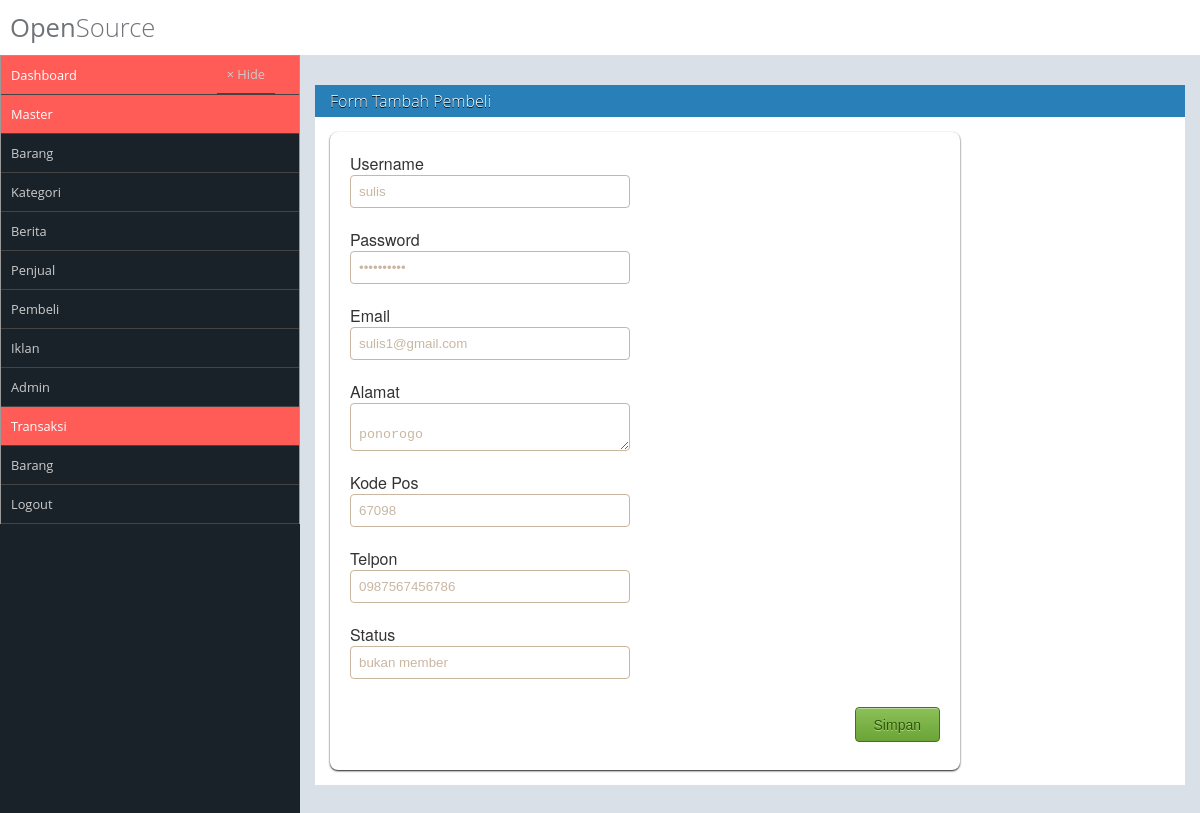
The app's page /pages/admin.php?hal=epembeli&id_cust=7 (signed in) with its own data.
### tables this page shows
CREATE TABLE `tb_pelanggan` (
  `id_cust` int(11) NOT NULL,
  `user` varchar(100) NOT NULL,
  `pass` varchar(100) NOT NULL,
  `email` varchar(100) NOT NULL,
  `alamat` text NOT NULL,
  `k_pos` varchar(10) NOT NULL,
  `telp` varchar(20) NOT NULL,
  `status` varchar(20) NOT NULL
);

### lib/class-Ff.php (called while the page is built, shortened)
<?php
class Fungsi{
	function get($p,$a=""){
		return isset($_GET["$p"])?$_GET["$p"]:"$a";
	}
}
$ff = new Fungsi();
?>

### lib/class-Db.php (called while the page is built, shortened)
<?php
 class Db{
    var $db=null;
    public function __construct()
    {
        try {
            $this->db=new PDO("mysql:host=localhost;dbname=dbpos","root","1234");
            $this->db->setAttribute(PDO::ATTR_ERRMODE,PDO::ERRMODE_EXCEPTION);
        } catch (PDOException $e) {
            die("Connection Error :".$e->getMessage());
        }
    }
    function select($t,$f="*"){
        $query=$this->db->prepare("select $f from $t");
        $query->execute();
        return $query;
    }
}
    $odb=new Db();
?>

### pages/epembeli.php (the view, shortened to what this page needs)
<?php
	$id = $ff->get("id_cust");
	$res = $odb->select("tb_pelanggan where id_cust='$id' ");
	$dt1 = $res->fetch();
?>
<div id="box">
	<div class="box-top"> Form Tambah Pembeli</div>
	<div class="box-panel">
		<form method="post" action="spembeli.php?aksi=edit&id_cust=<?=$id?>" class="form-container" enctype="multipart/form-data">
			<div class="form-title"> Username</div>
			<input type="text" name="user" class="form-field" value="<?=$dt1['user']?> ">
			<div class="form-title"> Password</div>
			<input type="password" name="pass" class="form-field" value="<?=$dt1['pass']?> ">
			<div class="form-title"> Email</div>
			<input type="text" name="email" class="form-field" value="<?=$dt1['email']?> ">
			<div class="form-title"> Alamat</div>
			<textarea name="alamat" class="form-field" value="
			<?=$dt1['alamat']?> ">
				<?=$dt1['alamat'] ?>
			</textarea>
			<div class="form-title"> Kode Pos</div>
			<input type="text" name="k_pos" class="form-field" value="<?=$dt1['k_pos']?> ">
			<div class="form-title"> Telpon</div>
			<input type="text" name="telp" class="form-field" value="<?=$dt1['telp']?> ">
			<div class="form-title"> Status</div>
			<input type="text" name="status" class="form-field" value="<?=$dt1['status']?> ">
			<div class="submit-container">
				<input type="submit" name="btnsimpan" class="submit-button" value="Simpan">
			</div>
		</form>
	</div>
</div>

### style/admin.css (style rules this page uses)
* { margin: 0; padding: 0; box-sizing: border-box; }
body { font-family: 'Open Sans'; }
div#box { margin-top: 15px; }
div#box .box-top { color: #fff; text-shadow: 0 1px #000; background: #2980b9; padding: 5px; padding-left: 15px; font-weight: 300; }
div#box .box-panel { padding: 15px; background: #fff; color: #333; }
.form-container { border: 1 px solid #f2e3d2; background: #fff; -webkit-border-radius: 8px; -moz-border-radius: 8px; border-radius: 8px; -webkit-box-shadow: rgba(000,000,000,0.9) 0 1px 2px, inset rgba(255,255,255,0.4) 0 0px 0; -moz-box-shadow: rgba(000,000,000,0.9) 0 1px 2px, inset rgba(255,255,255,0.4) 0 0px 0; box-shadow: rgba(000,000,000,0.9) 0 1px 2px, inset rgba(255,255,255,0.4) 0 0px 0; font-family: 'Helvetica Neue',Helvetica,sans-serif; text-decoration: none; vertical-align: middle; min-width: 300px; padding: 20px; width: 75%; }
.form-field { border: 1px solid #c9b7a2; background: #fff; -webkit-border-radius: 4px; -moz-border-radius: 4px; border-radius: 4px; color: #c9b7a2; -webkit-box-shadow: rgba(255,255,255,0.4) 0 1px 0, inset rgba(000,000,000,0.7) 0 0px 0; -moz-box-shadow: rgba(255,255,255,0.4) 0 1px 0, inset rgba(000,000,000,0.7) 0 0px 0; box-shadow: rgba(255,255,255,0.4) 0 1px 0, inset rgba(000,000,000,0.7) 0 0px 0; padding: 8px; margin-bottom: 20px; width: 280px; }
.submit-container { margin: 8px 0; text-align: right; }
.submit-button { border: 1px solid #447314; background: #6aa436; background: -webkit-gradient(linear, left top, left bottom, from(#8dc059), to(#6aa436)); background: -webkit-linear-gradient(top, #8dc059, #6aa436); background: -moz-linear-gradient(top, #8dc059, #6aa436); background: -ms-linear-gradient(top, #8dc059, #6aa436); background: -o-linear-gradient(top, #8dc059, #6aa436); background-image: -ms-linear-gradient(top, #8dc059 0%, #6aa436 100%); -webkit-border-radius: 4px; -moz-border-radius: 4px; border-radius: 4px; -webkit-box-shadow: rgba(255,255,255,0.4) 0 2px 0, inset rgba(255,255,255,0.4) 0 1px 0; -moz-box-shadow: rgba(255,255,255,0.4) 0 2px 0, inset rgba(255,255,255,0.4) 0 1px 0; box-shadow: rgba(255,255,255,0.4) 0 2px 0, inset rgba(255,255,255,0.4) 0 1px 0; text-shadow: #addc7e 0 1px 0; color: #31540c; font-family: helvetica, serif; padding: 8.5px 18px; font-size: 14px; text-decoration: none; vertical-align: middle; }

### records on screen
tb_pelanggan: user "sulis", email "sulis1@gmail.com", alamat "ponorogo", k_pos "67098", telp "0987567456786", status "bukan member"
